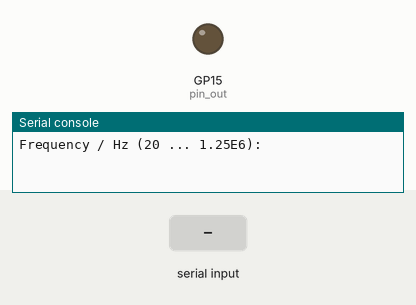
This program was run on a simulated Raspberry Pi Pico running MicroPython. Parts: output pins drawn as LEDs (lit = HIGH), the last lines printed to the serial console. Dashed ring = blinking. Inputs (shaded band) come from the test bench.

Above: at 1.2 s.
1.3 s: "5" typed at the serial console, then Enter
At 1.45 s:
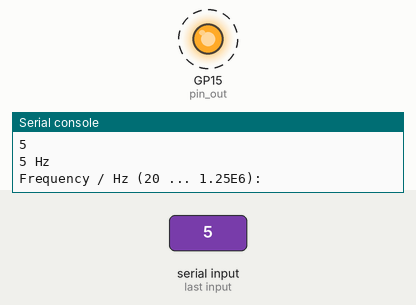
4.3 s: "90" typed at the serial console, then Enter
At 5.5 s:
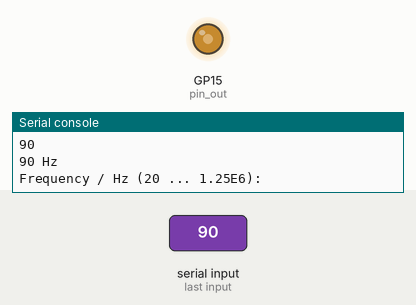
5.8 s: "1" typed at the serial console, then Enter
At 6.55 s:
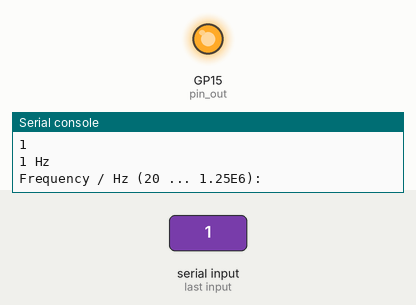
Timing chart, 0 to 14.8 s (numbered marks = the images above; inputs shaded):
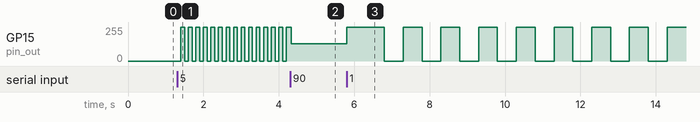

Measured:
- after the input at 1.3 s, GP15 (pin_out): alternates 255/255 for 0.10 s and 0/255 for 0.10 s, starting after 0.10 s
- after the input at 5.8 s, GP15 (pin_out): 128/255 → 255/255 at once, then repeats every 1.0 s: 0/255 0.50 s, 255/255 0.50 s

The program:

pio_04_nfrect.py
```python
#pio4_nf_rect.py
from rp2 import PIO, StateMachine, asm_pio
from machine import Pin

pin_out = Pin(15)

@asm_pio(set_init = PIO.OUT_LOW)
def rectgen():                            # 1 period = 100 cycles
    set(pins, 0)   [29]     # 30 cycles
    nop()          [19]     # 20 cycles
    set(pins, 1)   [29]     # 30 cycles
    nop()          [19]     # 20 cycles


def stop_sm():
    # Stop sm and set output to 0:
    print ("Stopped")
    sm.active(0)
    pin_out = Pin(15, Pin.OUT)
    pin_out.value(0)

while True:
    fs = input("Frequency / Hz (20 ... 1.25E6): ")

    try:
        f = int(float(fs))
        print(f, "Hz")
        sm = StateMachine(0, rectgen, freq= 100* f, set_base = pin_out)
        sm.active(1)
    except:
        stop_sm()
    if not fs:
        break
```
